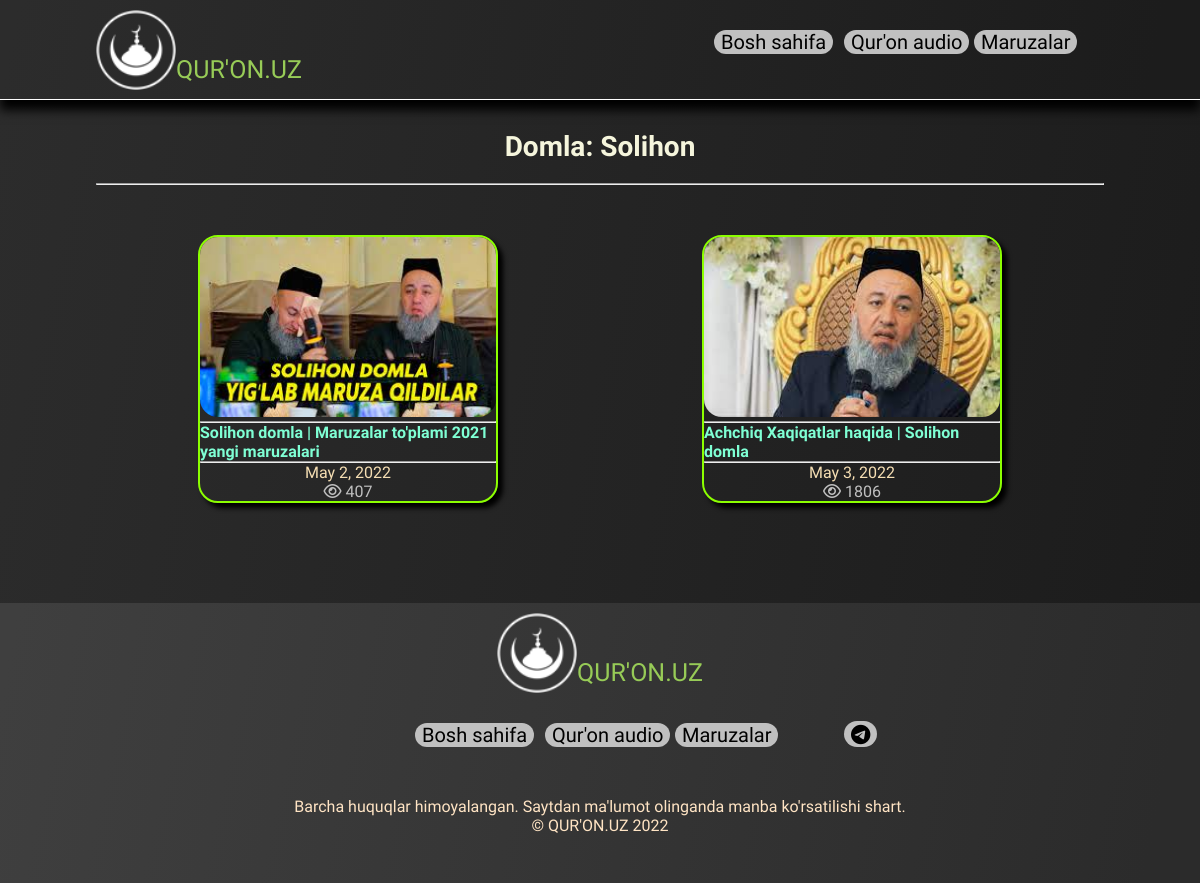
Page /maruzalar/Solihon/ on the earlier database version.
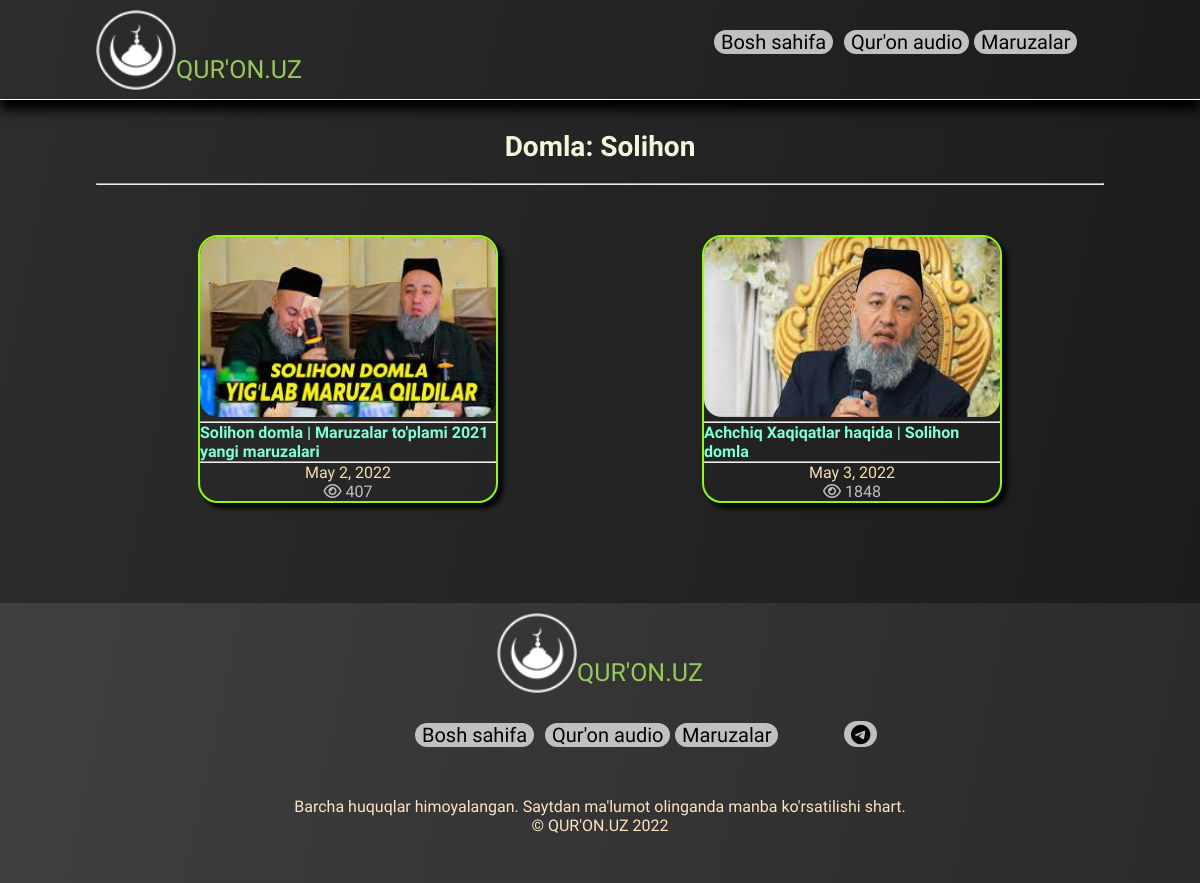
Same page on the later database version.
### quronuz/models.py (models this page shows, shortened)
class Maruza(models.Model):
    url_video = models.URLField('Video URL' ,max_length=100)
    popular = models.IntegerField('Ko\'rilganlar soni' ,default=0)
    image = models.ImageField('Rasm' ,upload_to='maruzaimg/')
    title = models.CharField('Sarlavha', max_length=150)
    date = models.DateField(default=timezone.now)
    slug = models.SlugField('Slug' ,max_length=200)
    domla = models.ForeignKey(Domla , on_delete=models.CASCADE, null=True)
    class Meta:
        verbose_name = 'Maruza'
        verbose_name_plural = 'Maruzalar'
    def get_absolute_url(self):
        return f"/maruza/{self.slug}"

### quronuz/views.py (the view)
# urls.py: path('maruzalar/<slug:slug>/' , views.domla, name='domla'),
def domla(request, slug):
    domla = Domla.objects.get(slug=slug)
    maruza = domla.maruza_set.order_by()
    return render(request, "domla_detail.html", {
        'domla': domla,
        'maruzalar': maruza,
        })

### template/domla_detail.html
{% extends "base.html" %}
{% load static %}
{% block content %}
<aside>
    <h1>Domla: {{ domla.name }}</h1> <hr style="margin-top: 20px;">
    <div class="maruza">
        {% for maruza in maruzalar %}
        <div class="maruza-box">
            <a href="{{ maruza.get_absolute_url }}">
                <img  src="{{ maruza.image.url }}" alt="img">
                <hr><h4 align="left" style="color: aquamarine;">{{ maruza.title }}</h4> <hr>
                <p>{{ maruza.date }}</p>
                <p style="color: silver;"><i class="fa-regular fa-eye"></i> {{ maruza.popular }}</p>
            </a>
        </div>
        {% endfor %}
    </div>
</aside>
{% endblock content %}

Differences in the rows shown:
changed Maruza "Achchiq Xaqiqatlar haqida | Solihon domla": popular "1806" → "1848"
